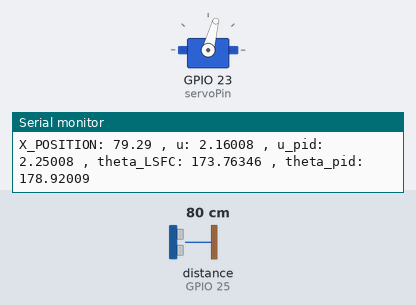
A sketch run on a simulated ESP32. Shown: servo, the last lines printed to the serial monitor. Wiring (inferred from the names in the program): ultrasonic range finder: trigger GPIO 26; echo GPIO 25. The test bench sets the inputs (shaded band); at power-on: distance to the obstacle (sensor on GPIO 25) 80 cm. The echo pulse lasts 58.3 µs per cm.

Above: at 1.2 s.
1.3 s: distance to the obstacle (sensor on GPIO 25) set to 2 cm
At 1.9 s:
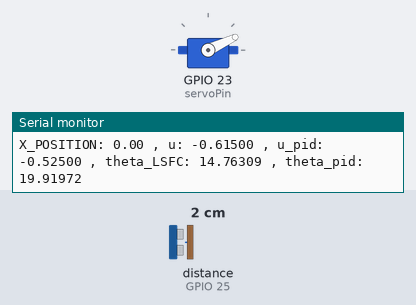
2.8 s: distance to the obstacle (sensor on GPIO 25) set to 18 cm
At 4.0 s:
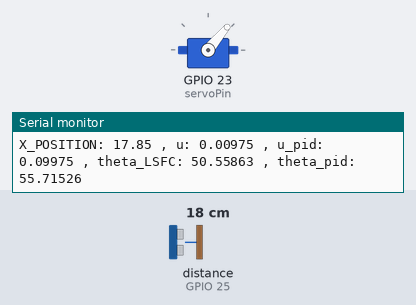
4.4 s: distance to the obstacle (sensor on GPIO 25) set to 4 cm
At 5.5 s:
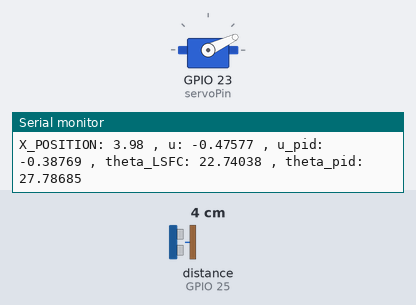
5.9 s: distance to the obstacle (sensor on GPIO 25) set to 35 cm
At 6.5 s:
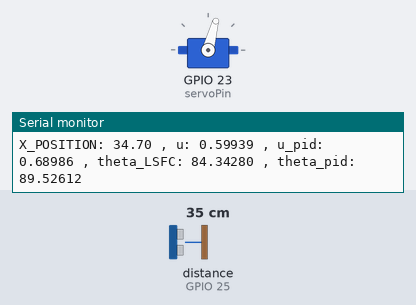
Timing chart, 0 to 8.4 s (numbered marks = the images above; inputs shaded):
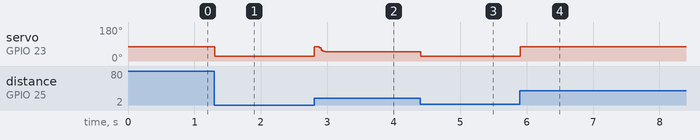

The sketch:

ball_beam_controller.ino
```cpp
#include <ESP32Servo.h>

// Define the servo and the pin it is connected to
Servo myServo;
const int servoPin = 23;
// Define pins for the ultrasonic sensor
const int echoPin = 25;
const int trigPin = 26;

// Define the minimum and maximum pulse widths for the servo
const int minPulseWidth = 500; // 0.5 ms
const int maxPulseWidth = 2500; // 2.5 ms
// y = mx + c  ; c = 500
float m = (2500.0f - 500.0f) / 180.0f;
int theta = 50; // This angle results in almost horizontal position of the beam
float theta_LSFC, theta_PID;
// Linear-state Feedback control
float A[4] = {0, 1, 0, 0};
float B[2] = {0, 9.81};
float C[2] = {1, 0};
// float D = 0;
// float K[2] = {0.4921, 0.4077};
float K[2] = {-0.035, -0.0135};
// float K[2] = {-3.5, -1.5};
float G = -0.041;
float L[2] = {18, 97.75};
float x[2] = {0, 0};
float u, u_pid;

// PID control (0.035,0.00035,0.015)
float kp = 0.035;
// float ki = 0;
float ki = 0.00035; // without dt in error sum term
// float ki = 0.003; // with dt in error sum term
float kd = 0.015;
float P, I, D;
// General Variables
double distance[3] = {0, 0, 0}; // For d_t-1 , approx d_t, filtered d_t
float vel = 0;
float dt;
float x_ref = 15.0; // 15cm
float error_sum = 0;
unsigned long currTime = 0;
unsigned long prevTime = 0;


void setup() {
  // Attach the servo to the specified pin and set its pulse width range
  myServo.attach(servoPin, minPulseWidth, maxPulseWidth);
  // Set the PWM frequency for the servo
  myServo.setPeriodHertz(50); // Standard 50Hz servo
  // Begin serial communication at 115200 baud rate
  Serial.begin(115200);
  // Set echoPin as input and trigPin as output
  pinMode(echoPin, INPUT);
  pinMode(trigPin, OUTPUT);
  // Print sensor information to the serial monitor
  Serial.println("Ultrasonic sensor:");
}

void loop() {

  digitalWrite(trigPin, LOW);
  delayMicroseconds(1);
  // Send a 10-microsecond high signal to the trigPin
  digitalWrite(trigPin, HIGH);
  delayMicroseconds(10);
  // Return to low signal
  digitalWrite(trigPin, LOW);
  // Measure the duration of the high signal on the echoPin
  unsigned long duration = pulseIn(echoPin, HIGH);
  currTime = micros();
  // Calculate the distance in cm using the speed of sound (0.034 centimeter per µs)
  distance[1] = duration * 0.034 / 2;
  // Filter for distance data: x_filtered = 0.7*x_prev + 0.3*x_raw;
  distance[2] = 0.7*distance[0] + 0.3*distance[1];
  // distance[2] = distance[1];
  if ((distance[2] < 2) || (distance[2] > 300))
  {
    distance[2] = 0;
  }

  // // #####################################################################################
  // // Linear State feedback controller: u = -K*x + G*r
  // // #####################################################################################
  // Using Ultrasonic measurement converted from cm to m
  x[0] = distance[2]/100.0f;
  // Velocity converted from cm/microsec to m/s
  dt = (currTime - prevTime) * 1e-6; // seconds
  x[1] = ((distance[2] - distance[0]) / 100.0f) / dt;  // m/s
  // u is the required beam angle in radians
  u = - (K[0]*x[0] + K[1]*x[1]) + G * x_ref/100.0f;
  u = u * 100; // compare with pid

  // #####################################################################################
  // PID controller: u = kp * (x-xref) + ki * errorsum + + kd * (vel)
  // #####################################################################################
  vel = x[1]*100;
  error_sum = error_sum + ((distance[2]-x_ref)) * dt;
  if (millis() < 5000)
  {
    error_sum = 0;
  }
  P = kp * (distance[2]-x_ref);
  I = ki * error_sum;
  D = kd * (vel);
  u_pid = P+I+D ; // distance is measured in cm. So, x_ref should also be in cm.

  // #####################################################################################
  // Apply input to the servo
  // #####################################################################################
  // Assuming that the required servo angle(theta) is twice as the beam angle (2 to 1 linear relation) but the beam is at 0 deg when servo arm is at 50
  theta_LSFC = u * 57.29577951 + 50; //LSFC
  theta_PID = u_pid * 57.29577951 + 50; // PID
  // SELECT THE CONTROLLER (THETA_PID OR THETA_LSFC)
  theta = theta_LSFC;
  // theta = theta_PID;
  float theta_print = theta;
  theta = constrain(theta, 25, 75);
  myServo.writeMicroseconds(theta * m + 500);

  Serial.print("X_POSITION: ");
  Serial.print(distance[2]);
  Serial.print(" , ");
  // Serial.print(vel);
  // Serial.print(" , ");
  // Serial.print(P / u * 100);
  // Serial.print(" , ");
  // Serial.print(I / u * 100);
  // Serial.print(" , ");
  // Serial.print(D / u * 100);
  Serial.print("u: ");
  Serial.print(u,5);
  Serial.print(" , ");
  Serial.print("u_pid: ");
  Serial.print(u_pid,5);
  Serial.print(" , ");
  Serial.print("theta_LSFC: ");
  Serial.print(theta_LSFC,5);
  Serial.print(" , ");
  Serial.print("theta_pid: ");
  Serial.println(theta_PID, 5);


  distance[0] = distance[2];
  prevTime = currTime;
}
```

Measured:
- after the input at 1.3 s, servo on GPIO 23 (servoPin): 75° → 25° at once
- after the input at 2.8 s, servo on GPIO 23 (servoPin): 25° → 75° at once, → 50° 0.07 s later
- after the input at 4.4 s, servo on GPIO 23 (servoPin): 50° → 25° at once
- after the input at 5.9 s, servo on GPIO 23 (servoPin): 25° → 75° at once
